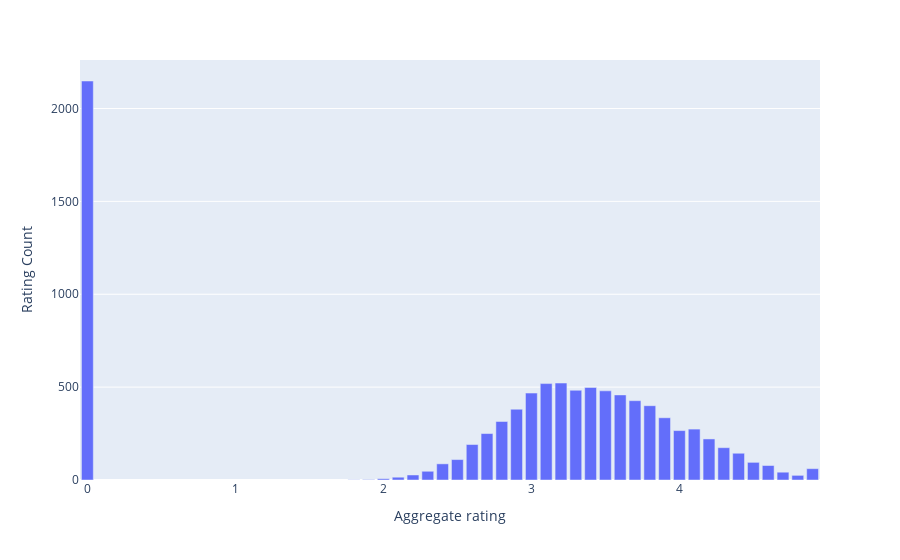

Notebook code for this chart:
### Code cell
fig = px.bar(ratings,x = 'Aggregate rating', y = 'Rating Count')
fig.show()

### Figure 1 — Plotly figure (JSON) as saved in the notebook; plotly's stock layout.template omitted (floating-point values rounded to 4 significant figures)
{"data": [{"alignmentgroup": "True", "hovertemplate": "Aggregate rating=%{x}<br>Rating Count=%{y}<extra></extra>", "legendgroup": "", "marker": {"color": "#636efa", "pattern": {"shape": ""}}, "name": "", "offsetgroup": "", "orientation": "v", "showlegend": false, "textposition": "auto", "type": "bar", "x": [0, 1.8, 1.9, 2, 2.1, 2.2, 2.3, 2.4, 2.5, 2.6, 2.7, 2.8, 2.9, 3, 3.1, 3.2, 3.3, 3.4, 3.5, 3.6, 3.7, 3.8, 3.9, 4, 4.1, 4.2, 4.3, 4.4, 4.5, 4.6, 4.7, 4.8, 4.9], "xaxis": "x", "y": [2148, 1, 2, 7, 15, 27, 47, 87, 110, 191, 250, 315, 381, 468, 519, 522, 483, 498, 480, 458, 427, 400, 335, 266, 274, 221, 174, 144, 95, 78, 42, 25, 61], "yaxis": "y"}], "layout": {"barmode": "relative", "legend": {"tracegroupgap": 0}, "margin": {"t": 60}, "xaxis": {"anchor": "y", "domain": [0, 1], "title": {"text": "Aggregate rating"}}, "yaxis": {"anchor": "x", "domain": [0, 1], "title": {"text": "Rating Count"}}}}
